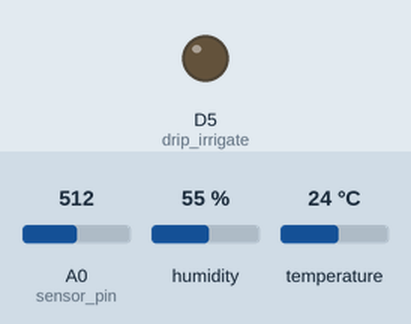
The sketch below on a simulated ESP8266 (NodeMCU). On the bench: output pins drawn as LEDs (lit = HIGH). The test bench sets the inputs (shaded band); at power-on: A0 (sensor_pin) = 512, humidity 55 %, temperature 24 °C. WiFi joins after 1.5 s; servers stay silent unless stated; no MQTT or app messages arrive unless stated; what the sketch prints to the serial monitor is not drawn.

Above: at 2.7 s.
2.8 s: A0 (sensor_pin) set to 494
At 3.3 s:
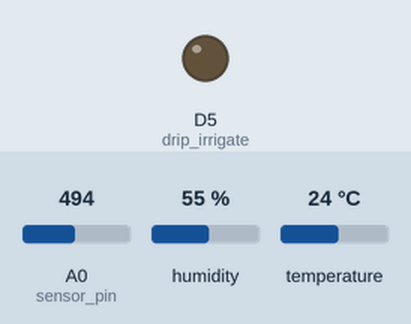
8.0 s: A0 (sensor_pin) set to 716
At 13.1 s:
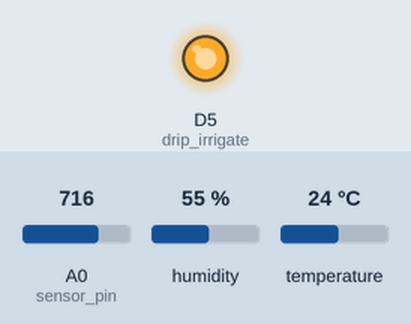
23.4 s: A0 (sensor_pin) set to 511
At 28.1 s:
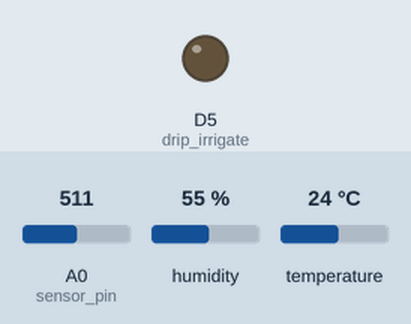
28.6 s: A0 (sensor_pin) set to 900
At 33.1 s:
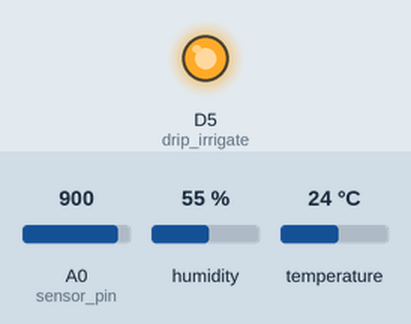
Timing chart, 0 to 34.6 s (numbered marks = the images above; inputs shaded):
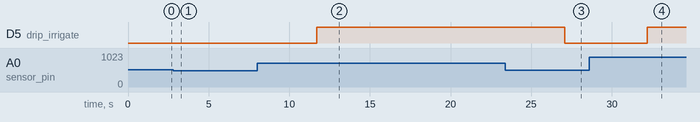

Measured:
- after the input at 2.8 s, D5 (drip_irrigate): stays LOW (without the input it goes to HIGH after 3.8 s)
- after the input at 8.0 s, D5 (drip_irrigate): LOW → HIGH after 3.7 s
- after the input at 23.4 s, D5 (drip_irrigate): HIGH → LOW after 3.7 s
- after the input at 28.6 s, D5 (drip_irrigate): LOW → HIGH after 3.6 s

The sketch:

IoT_Model.ino
```cpp
#include <ESP8266WiFi.h>
#include <PubSubClient.h>

#include "DHT.h"
#define DHTPIN D2       // pin DHT connected to
#define DHTTYPE DHT11   // define type of sensor DHT 11
DHT dht (DHTPIN, DHTTYPE);

#define drip_irrigate D5    // connect LED at D5 to demonstrate
const int sensor_pin = A0;  // Connect Soil moisture analog sensor pin to A0 of NodeMCU

//DEVICE CREDENTIALS
#define ORG "*****"
#define DEVICE_TYPE "NODEMCU"
#define DEVICE_ID "*****"
#define TOKEN "*******"

char server[] = ORG ".messaging.internetofthings.ibmcloud.com";
char pubtopic[] = "iot-2/evt/data/fmt/json";
char topic[] = "iot-2/cmd/status/fmt/String";
char authMethod[] = "use-token-auth";
char token[] = TOKEN;
char clientId[] = "d:" ORG ":" DEVICE_TYPE ":" DEVICE_ID;
//Serial.println(clientID);
String command;

const char* ssid = "*****";
const char* password = "*****";

WiFiClient wifiClient;
void callback(char* topic, byte* payload, unsigned int payloadLength);
PubSubClient client(server, 1883, callback, wifiClient);

void setup() {
    pinMode(drip_irrigate, OUTPUT); // Drip irrigation turned on and off depending on moisture level
    Serial.begin(115200);
    dht.begin();

    Serial.println();
    wifiConnect();
    mqttConnect();
}

void loop() {
    delay(5000);

    float moisture_percentage;
    moisture_percentage = ( 100.00 - ( (analogRead(sensor_pin)/1023.00) * 100.00 ) );
    Serial.print("Soil Moisture(in Percentage) = ");
    Serial.print(moisture_percentage);
    Serial.println("%");

    if(moisture_percentage < 50){
      digitalWrite(drip_irrigate, HIGH);
      Serial.println("Drip Irrigation is turned ON");
    }

    else if(moisture_percentage > 50){
      Serial.println("Drip Irrigation is turned OFF");
      digitalWrite(drip_irrigate, LOW);
    }

    float humidity = dht.readHumidity();
    float temperature = dht.readTemperature();

    Serial.print("Humidity: ");
    Serial.println(humidity);
    Serial.print("Temperature: ");
    Serial.println(temperature);
    if (isnan(humidity) || isnan(temperature)) {
      Serial.println("Failed to read from DHT sensor!");
      return;
     }

    if (!client.loop()) {
      mqttConnect();
      }
    PublishData(temperature, humidity, moisture_percentage);
    delay(100);
}

void wifiConnect() {
    Serial.print("Connecting to "); Serial.print(ssid);
    WiFi.begin(ssid, password);
    while (WiFi.status() != WL_CONNECTED) {
        delay(500);
        Serial.print(".");
      }
    Serial.print("\n WiFi connected, IP address: ");
    Serial.println(WiFi.localIP());
}

void mqttConnect() {
    if (!client.connected()) {
    Serial.print("Reconnecting MQTT client to ");
    Serial.println(server);
    while (!client.connect(clientId, authMethod, token)) {
        Serial.print(".");
        delay(500);
      }
    initManagedDevice();
    Serial.println();
    }
  }

void initManagedDevice() {
    if (client.subscribe(topic)) {
        Serial.println("subscribe to cmd OK");
    } else {
        Serial.println("subscribe to cmd FAILED");
  }
}

void callback(char* topic, byte* payload, unsigned int payloadLength) {
    Serial.print("callback invoked for topic: ");
    Serial.println(topic);

    for (int i = 0; i < payloadLength; i++) {
        command += (char)payload[i];
    }
    Serial.println(command);
    if(command == "{\"status\":\"on\"}"){
      digitalWrite(drip_irrigate, HIGH);
      Serial.println("Drip Irrigation is ON");
    }
    else if(command == "{\"status\":\"off\"}"){
      Serial.println("Drip Irrigation is OFF");
      digitalWrite(drip_irrigate, LOW);
    }
    command = "";
}

void PublishData(float temperature, float humidity, float moisture_percentage){
    if (!!!client.connected()) {
      Serial.print("Reconnecting client to ");
      Serial.println(server);
      while (!!!client.connect(clientId, authMethod, token)) {
          Serial.print(".");
          delay(500);
      }
      Serial.println();
    }

    String payload = "{\"d\":{\"temperature\":";
    payload += temperature;
    payload += "," "\"humidity\":";
    payload += humidity;
    payload += "," "\"moisture_percentage\":";
    payload += moisture_percentage;
    payload += "}}";
    Serial.print("Sending payload: ");
    Serial.println(payload);

    if (client.publish(pubtopic, (char*) payload.c_str())) {
        Serial.println("Publish ok");
    } else {
        Serial.println("Publish failed");
    }
}
```
